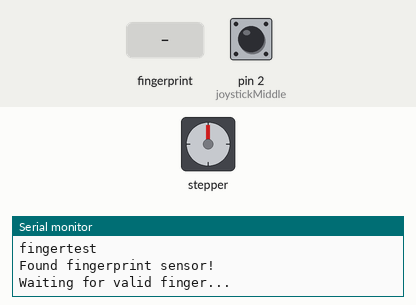
Bench run of a sketch on a simulated Arduino Uno, built with avr-gcc and run on an emulated ATmega328P. On the bench: stepper motor, the last lines printed to the serial monitor. The inputs (shaded band) are chosen by the test bench; at power-on: pin 2 (joystickMiddle) HIGH. Stepper angles assume 200 steps per turn.

Above: at 2.2 s.
2.3 s: finger stored as number 1 placed on the sensor
At 2.77 s:
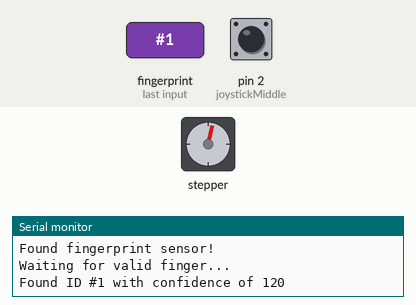
At 3.37 s:
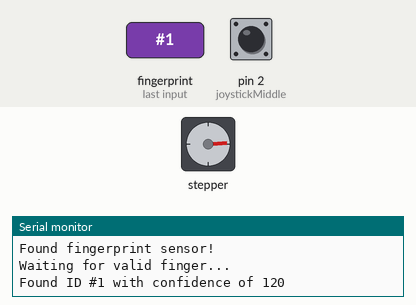
5.1 s: pin 2 (joystickMiddle) pulled LOW for 3.2 s
At 5.26 s:
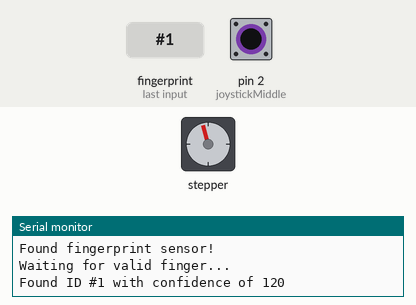
Timing chart, 0 to 9.6 s (numbered marks = the images above; inputs shaded):
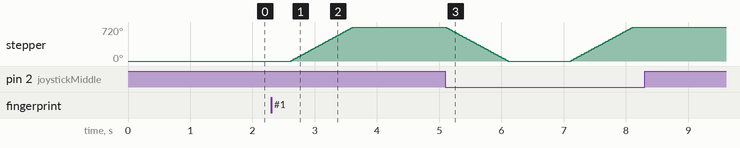

Measured:
- after the input at 2.3 s, stepper: turns 720° clockwise in 0.99 s, starting after 0.32 s
- after the input at 5.1 s, stepper: turns 720° counter-clockwise in 0.99 s, then 720° clockwise in 0.99 s

The sketch:

lock.ino
```cpp
#include <Stepper.h>
#include <Adafruit_Fingerprint.h>
#include <SoftwareSerial.h>


int stepsPerRevolution = 200;
const int E1 = 10;// logic control pin 1
const int E2 = 11;// logic control pin 2
const int joystickX = A1;
const int joystickY = A2;
const int joystickMiddle = 2;
const int sensorGreenIn = 3;
const int sensorWhiteOut = 4;

Stepper myStepper(stepsPerRevolution, 9, 8, 13, 12);
SoftwareSerial mySerial(sensorGreenIn,sensorWhiteOut);
Adafruit_Fingerprint finger = Adafruit_Fingerprint(&mySerial);

int getFingerprintIDez();

void softStop()
{
   digitalWrite(E1, LOW);
   digitalWrite(E2, LOW);
}

void softStart()
{
  digitalWrite(E1, HIGH);
  digitalWrite(E2, HIGH);
}

bool middlePressed()
{
  return digitalRead(joystickMiddle) == LOW ? true : false;
}

void revolution()
{
    softStart();
    myStepper.step(2 * stepsPerRevolution);
    softStop();
    stepsPerRevolution = -stepsPerRevolution; //revert motor
    delay(1000);
}


void setup() {
  Serial.begin(9600);
  Serial.println("fingertest");
  // set the data rate for the sensor serial port
  finger.begin(57600);
  myStepper.setSpeed(120);
  pinMode(joystickX, INPUT);
  pinMode(joystickY, INPUT);
  pinMode(joystickMiddle, INPUT_PULLUP); //enable pullup resistor on joystick middle
   if (finger.verifyPassword()) {
    Serial.println("Found fingerprint sensor!");
  } else {
    Serial.println("Did not find fingerprint sensor :(");
    while (1);
  }
  Serial.println("Waiting for valid finger...");
}

void loop() {

    if (middlePressed() || getFingerprintIDez() != -1)
    {
      revolution();
    }


}


// returns -1 if failed, otherwise returns ID #
int getFingerprintIDez() {
  uint8_t p = finger.getImage();
  if (p != FINGERPRINT_OK)  return -1;

  p = finger.image2Tz();
  if (p != FINGERPRINT_OK)  return -1;

  p = finger.fingerFastSearch();
  if (p != FINGERPRINT_OK)  return -1;

  // found a match!
  Serial.print("Found ID #"); Serial.print(finger.fingerID);
  Serial.print(" with confidence of "); Serial.println(finger.confidence);
  return finger.fingerID;
}
```
